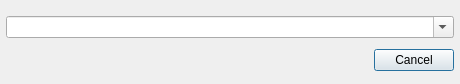
<?xml version="1.0" encoding="UTF-8"?>
<ui version="4.0">
 <class>AddUrlDialog</class>
 <widget class="QDialog" name="AddUrlDialog">
  <property name="geometry">
   <rect>
    <x>0</x>
    <y>0</y>
    <width>460</width>
    <height>84</height>
   </rect>
  </property>
  <property name="windowTitle">
   <string>Enter URL to add</string>
  </property>
  <layout class="QVBoxLayout" name="verticalLayout">
   <property name="leftMargin">
    <number>6</number>
   </property>
   <property name="rightMargin">
    <number>6</number>
   </property>
   <property name="bottomMargin">
    <number>6</number>
   </property>
   <item>
    <widget class="QComboBox" name="urlComboBox">
     <property name="editable">
      <bool>true</bool>
     </property>
     <property name="sizeAdjustPolicy">
      <enum>QComboBox::AdjustToContents</enum>
     </property>
    </widget>
   </item>
   <item>
    <widget class="QDialogButtonBox" name="buttonBox">
     <property name="standardButtons">
      <set>QDialogButtonBox::Cancel</set>
     </property>
    </widget>
   </item>
  </layout>
 </widget>
 <resources/>
 <connections>
  <connection>
   <sender>buttonBox</sender>
   <signal>accepted()</signal>
   <receiver>AddUrlDialog</receiver>
   <slot>accept()</slot>
   <hints>
    <hint type="sourcelabel">
     <x>440</x>
     <y>62</y>
    </hint>
    <hint type="destinationlabel">
     <x>461</x>
     <y>59</y>
    </hint>
   </hints>
  </connection>
  <connection>
   <sender>buttonBox</sender>
   <signal>rejected()</signal>
   <receiver>AddUrlDialog</receiver>
   <slot>reject()</slot>
   <hints>
    <hint type="sourcelabel">
     <x>363</x>
     <y>61</y>
    </hint>
    <hint type="destinationlabel">
     <x>435</x>
     <y>83</y>
    </hint>
   </hints>
  </connection>
 </connections>
</ui>
